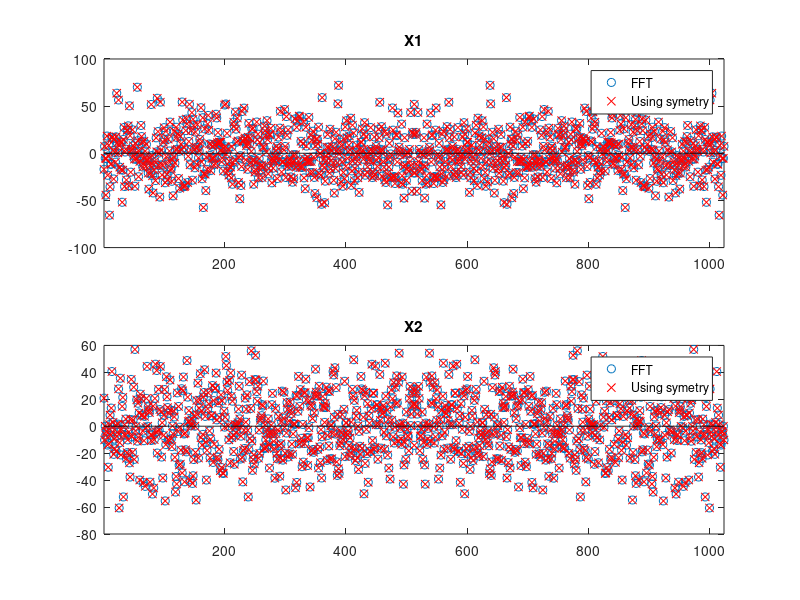

Here is the MATLAB script that generated this plot:
%% Fourier transform of real signals

N = 1024;           % Number of samples
x1 = randn(1, N);   % Signal 1
x2 = randn(1, N);   % Signal 2
y = x1 + j*x2;      % Sum of the signals
Y = fft(y);         % Spectrum of signal y

X1R = zeros(1, N);  % Real part of the spectrum of signal x1
X1I = zeros(1, N);  % Imaginary part of the spectrum of signla x1
X2R = zeros(1, N);  % Real part of the spectrum of signal x2
X2I = zeros(1, N);  % Imaginary part of the spectrum of signla x2
for k = 2:N
    X1R(k) = 0.5*(real(Y(k))+real(Y(N+2-k)));
    X1I(k) = 0.5*(imag(Y(k))-imag(Y(N+2-k)));
    X2R(k) = 0.5*(imag(Y(k))+imag(Y(N+2-k)));
    X2I(k) = 0.5*(real(Y(N+2-k))-real(Y(k)));
end
X1R(1) = real(Y(1));
X1I(1) = 0;
X2R(1) = imag(Y(1));
X2I(1) = 0;

X1 = X1R + j*X1I;   % Construct the X1 spectrum
X2 = X2R + j*X2I;   % Construct the X2 spectrum

X1m = fft(x1);      % Reference X1 specreum
X2m = fft(x2);      % Reference X2 spectrum

Error1 = abs(X1m-X1);
Error2 = abs(X2m-X2);

figure;
subplot(211); plot(1:N, X1m, 'o', 1:N, X1, 'rx', 1:N, Error1, 'k-'); title('X1'); legend('FFT', 'Using symetry'); xlim([1 N]);
subplot(212); plot(1:N, X2m, 'o', 1:N, X2, 'rx', 1:N, Error2, 'k-'); title('X2'); legend('FFT', 'Using symetry'); xlim([1 N]);